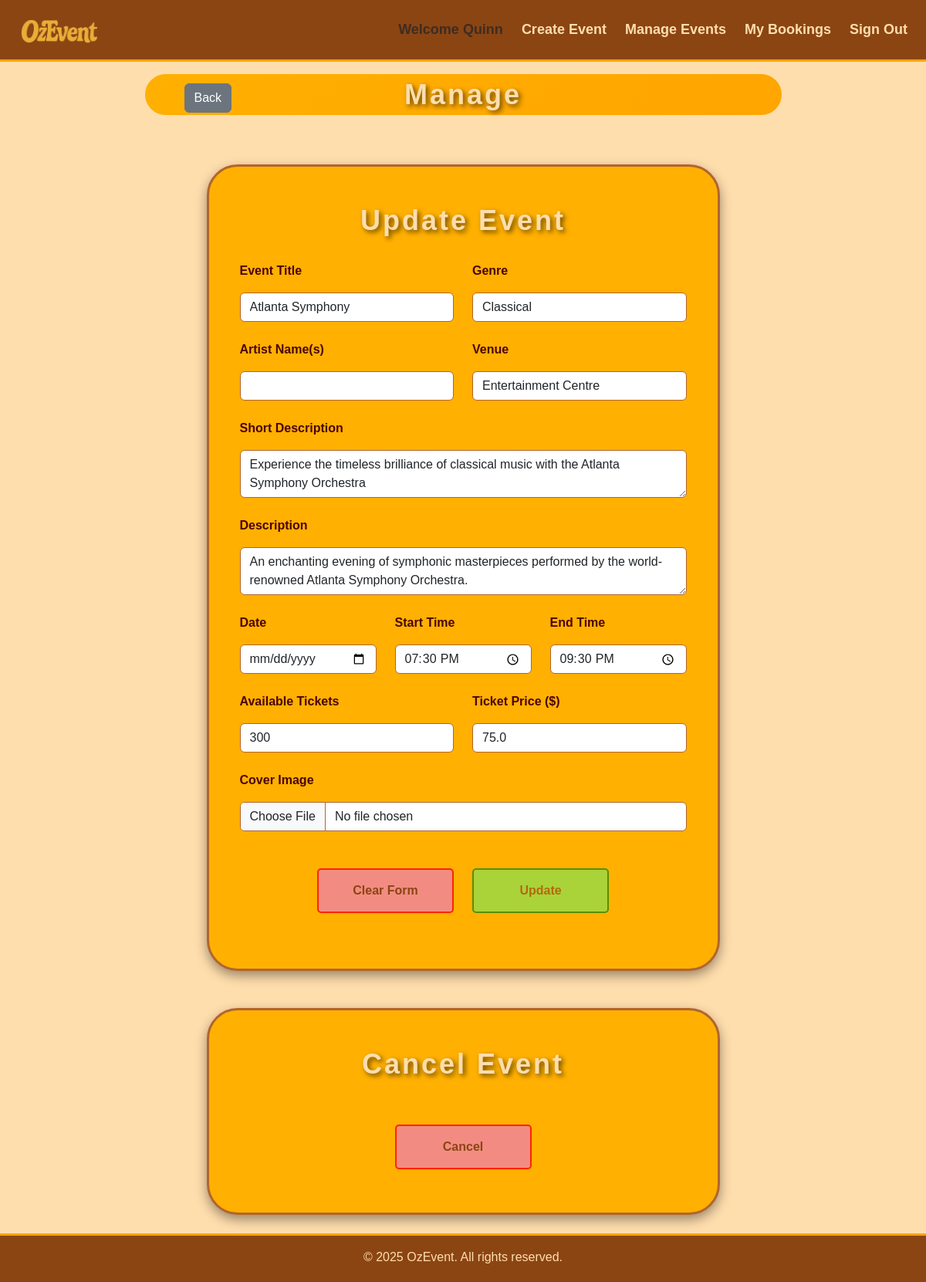
/events/manage/event-5 (signed in), run on the app's committed database.
### ozevent/models.py (models this page shows, shortened)
class User(db.Model, UserMixin):
    __tablename__ = 'users'
    id = db.Column(db.Integer, primary_key=True)
    firstname = db.Column(db.String(50), nullable=False)
    surname = db.Column(db.String(50), nullable=False)
    username = db.Column(db.String(100), index=True, unique=True, nullable=False)
    email = db.Column(db.String(100), index=True, unique=True, nullable=False)
    phone_number = db.Column(db.String(10), nullable=False)
    street_address = db.Column(db.String(255), nullable=False)
    password_hash = db.Column(db.String(255), nullable=False)
    comments = db.relationship('Comment', backref='user')
    bookings = db.relationship('Booking', backref='user')
    events = db.relationship('Event', backref='user')

class Event(db.Model):
    __tablename__ = 'events'
    id = db.Column(db.Integer, primary_key=True)
    title = db.Column(db.String(100), index=True, nullable=False)
    artist = db.Column(db.String(100), index=True) # Artist announcements may be delayed
    genre = db.Column(db.String(50), index=True, nullable=False)
    venue = db.Column(db.String(150), index=True, nullable=False)
    location = db.Column(db.String(150), index=True, nullable=False)
    date = db.Column(db.Date, index=True, nullable=False)
    start_time = db.Column(db.Time, nullable=False)
    end_time = db.Column(db.Time, nullable=False)
    available_tickets = db.Column(db.Integer, nullable=False)
    ticket_price = db.Column(db.Float(5), nullable=False)
    short_description = db.Column(db.String(255), nullable=False)
    description = db.Column(db.Text, nullable=False)
    image = db.Column(db.String(400), nullable=False, default='/static/img/default.png')
    status = db.Column(db.String(50), index=True, nullable=False)
    comments = db.relationship('Comment', backref='event')
    bookings = db.relationship('Booking', backref='event')
    owner_id = db.Column(db.Integer, db.ForeignKey('users.id'), nullable=False)

### ozevent/events.py (the view, shortened to what this page needs)
@events_bp.route('/manage/event-<id>', methods=['GET', 'POST'])
@login_required
def manage(id):
    user_id = current_user.id
    user_event = db.session.scalar(db.select(Event).where(Event.id == id, Event.owner_id == user_id))
    event = db.session.scalar(db.select(Event).where(Event.id == id))
    if not event:
        abort(404)
    if not user_event:
        abort(403)
    form = EventForm(obj=user_event)
    return render_template('events/manage.html', event=user_event, form=form)

### ozevent/templates/events/manage.html (shortened to what this page needs)
{% extends 'base.html' %}
{% block header %}
        <section>
            <div class="container mt-4 mb-3">
                <div class="row g-5 justify-content-center">
                    <div class="col-12 col-sm-11 col-md-10 col-lg-9 col-xxl-8 position-relative">
                        <a href="{{url_for('events.owned_events')}}" class="btn btn-secondary position-absolute top-50 translate-middle-y" style="left: 75px;">Back</a>
                        <h1 class="form-title pill-format mt-2 mb-3 text-center w-100">Manage</h1>
                    </div>
                </div>
            </div>
        </section>
{% endblock %}
{% block content %}
        <section>
        {% if event.status != 'Inactive' %}
            <div class="container mt-5 mb-4">
                <div class="row justify-content-center">
                    <div class="event-form col-11 col-sm-12 col-md-10 col-lg-8 col-xl-7 col-xxl-6">
                        <form id="eventForm" method="POST" enctype="multipart/form-data">
                            <h1 class="form-title pt-2 pb-4 text-center">Update Event</h1>
                            <div class="form-group row">
                                <div class="col-sm-5 col-md-5 col-lg-6">
                                    {{ form.title.label(class="form-label") }}
                                    {{ form.title(class="form-control") }}
                                </div>
                                <div class="col-sm-5 col-md-5 col-lg-6">
                                    {{ form.genre.label(class="form-label") }}
                                    {{ form.genre(class="form-control") }}
                                </div>
                            </div>
                            <div class="form-group row">
                                <div class="col-sm-6 col-md-6 col-lg-6">
                                    {{ form.artist.label(class="form-label") }}
                                    {{ form.artist(class="form-control") }}
                                </div>
                                <div class="col-sm-6 col-md-6 col-lg-6">
                                    {{ form.venue.label(class="form-label") }}
                                    {{ form.venue(class="form-control") }}
                                </div>
                            </div>
                            <div class="form-group row">
                                <div class="col-12">
                                    {{ form.short_description.label(class="form-label") }}
                                    {{ form.short_description(class="form-control") }}
                                </div>
                            </div>
                            <div class="form-group row">
                                <div class="col-12">
                                    {{ form.description.label(class="form-label") }}
                                    {{ form.description(class="form-control") }}
                                </div>
                            </div>
                            <div class="form-group row">
                                <div class="col-12 col-sm-6 col-md-4 col-lg-4">
                                    {{ form.date.label(class="form-label") }}
                                    {{ form.date(class="form-control") }}
                                </div>
                                <div class="col-12 col-sm-6 col-md-4 col-lg-4">
                                    {{ form.start_time.label(class="form-label") }}
                                    {{ form.start_time(class="form-control") }}
                                </div>
                                <div class="col-12 col-sm-6 col-md-4 col-lg-4">
                                    {{ form.end_time.label(class="form-label") }}
                                    {{ form.end_time(class="form-control") }}
                                </div>
                            </div>
                            <div class="form-group row">
                                <div class="col-sm-6 col-md-6 col-lg-6">
                                    {{ form.available_tickets.label(class="form-label") }}
                                    {{ form.available_tickets(class="form-control") }}
                                </div>
                                <div class="col-sm-6 col-md-6 col-lg-6">
                                    {{ form.ticket_price.label(class="form-label") }}
                                    {{ form.ticket_price(class="form-control") }}
                                </div>
                            </div>
                            <div class="form-group row">
                                <div class="col-12">
                                    {{ form.image.label(class="form-label") }}
                                    {{ form.image(class="form-control") }}
                                </div>
                            </div>
                            <div class="form-group row pt-4 pb-3 justify-content-center">
                                <div class="col-12 col-md-4 mb-3">
                                    <button type="reset" class="btn w-100" id="discardEventBtn">Clear Form</button>
                                </div>
                                <div class="col-12 col-md-4">
                                    <button type="Submit" class="btn w-100" id="createNowBtn">Update</button>
                                </div>
                            </div>
                        </form>
                    </div>
                </div>
            </div>
        {% endif %}
        </section>
        {% if event.status == 'Open' or event.status == 'Sold Out' %}
        <section>
            <div class="container mt-5 mb-4">
                <div class="row justify-content-center">
                    <div class="event-form col-11 col-sm-12 col-md-10 col-lg-8 col-xl-7 col-xxl-6">
                        <h1 class="form-title pt-2 pb-4 text-center">Cancel Event</h1>
                        <div class="form-group row pt-4 justify-content-center">
                            <div class="col-12 col-md-4 mb-3">
                                <a href="{{ url_for('events.cancel', id=event.id) }}"
                                data-bs-toggle="modal"
                                data-bs-target="#cancelModal"
                                class="btn w-100 btn-danger "
                                id="discardEventBtn">
                                    Cancel
                                </a>
                            </div>
                        </div>
                    </div>
                </div>
            </div>
        </section>
        {% endif %}
{% endblock %}

### ozevent/templates/base.html (shortened to what this page needs)
<!DOCTYPE html>
<html lang="en">
<head>
    <link href="https://cdn.jsdelivr.net/npm/bootstrap@5.3.3/dist/css/bootstrap.min.css" rel="stylesheet">
    <link rel="stylesheet" type="text/css" href="{{ url_for('static', filename='style/main.css') }}">
</head>
<body>
    <header>
        <nav class="navbar navbar-expand-sm fixed-top">
            <div class="container-fluid">
                <a class="navbar-brand mx-auto" href="{{ url_for('main.index') }}">
                    <img src="{{ url_for('static', filename='img/brand_logo.png') }}" alt="OzEvent Logo" class="d-inline-block align-text-top img-fluid">
                </a>
                <div class="collapse navbar-collapse" id="navbarSupportedContent">
                    <ul class="navbar-nav ms-auto">
                        {% if current_user.is_authenticated %}
                            <a class="nav-item nav-link disabled text-muted" href="#">Welcome {{current_user.firstname}}</a>
                            <li class="nav-item ms-2 me-2"><a class="nav-link" href="{{ url_for('events.create') }}">Create Event</a></li>
                            <li class="nav-item me-2"><a class="nav-link" href="{{ url_for('events.owned_events') }}">Manage Events</a></li>
                            <li class="nav-item me-2"><a class="nav-link" href="{{ url_for('booking.bookings') }}">My Bookings</a></li>
                            <li class="nav-item d-none d-lg-block me-1"><a class="nav-link" href="#" data-bs-toggle="modal" data-bs-target="#logoutModal">Sign Out</a></li>
                        {% else %}
                            <li class="nav-item me-2"><a class="nav-link" href="{{ url_for('auth.register') }}">Register</a></li>
                            <li class="nav-item me-2"><a class="nav-link" href="{{ url_for('auth.login') }}">Login</a></li>
                        {% endif %}
                    </ul>
                </div>
            </div>
        </nav>
        {% block header %}
        {% endblock %}
    </header>
    {% block content %}
    {% endblock %}
    <footer class="footer text-center pt-3 pb-1">
        <p>&copy; {{ year }} OzEvent. All rights reserved.</p>
    </footer>
</body>
</html>

### ozevent/static/style/main.css (style rules this page uses)
body { background: #FFDEAD; font-family: 'Lucida Sans', 'Lucida Sans Regular', 'Lucida Grande', sans-serif; padding-top: 64px; min-height: 100vh; }
.navbar { background: #8B4513; border-bottom: 3px solid #FFA305; }
.navbar-brand img { margin-left: 15px; max-height: 100px; max-width: 100px; transition: transform 0.3s ease; }
.navbar-nav, .offcanvas, .offcanvas .dropdown-menu { font-family: inherit; }
.navbar-nav .nav-link, .navbar-nav .dropdown-toggle, .navbar-nav .dropdown-menu .dropdown-item { font-size: clamp(1rem, 1.5vw, 1.2rem); font-weight: 600; color: #FFDEAD; white-space: nowrap; line-height: 2.5; padding: 0.5rem 1rem; transition: all 0.3s ease; }
.event-form { font-family: inherit; color: #4A0404; font-weight: 600; background: #FFB000; padding: 40px; border-radius: 40px; border: 3px solid #B1652E; box-shadow: 0 6px 15px rgba(0, 0, 0, 0.4); }
.form-title { font-size: clamp(2rem, 3vw, 4rem); font-weight: bold; color: #FFDEAD; white-space: nowrap; text-shadow: 3px 3px 6px rgba(0, 0, 0, 0.6); letter-spacing: 3px; }
.form-group .form-select, .form-group .form-textarea, .form-group .form-control:not(.input-group .form-control) { background: white; border: 1px solid #B1652E; border-radius: 0.375rem; margin-top: 0.5rem; margin-bottom: 1.5rem; }
.form-group .btn, #postCommentBtn, #buyTicketsBtn, #cancelBtn { color: #8B4513; padding: 10px 20px; font-size: 1rem; font-weight: 600; border-radius: 5px; padding: 15px; transition: all 0.5s ease; }
#discardEventBtn { background: #F28C82; border: 2px solid #FF2400; }
#createNowBtn { background: #7EE65A; border: 2px solid green; }
.pill-format { display: inline-block; padding: 5px; background: linear-gradient(135deg, #FFB000, #FFA500); border-radius: 999px; }
.footer { background: #8B4513; font-family: inherit; color: #FFDEAD; border-top: 3px solid #FFA305; }

### data on the page
User: firstname "Quinn"
Event: title "Atlanta Symphony", genre "Classical", venue "Entertainment Centre", short_description "Experience the timeless brilliance of classical music with the Atlanta Symphony Orchestra", description "An enchanting evening of symphonic masterpieces performed by the world-renowned Atlanta Symphony Orchestra.", start_time "19:30", end_time "21:30", available_tickets "300", ticket_price "75.0"
